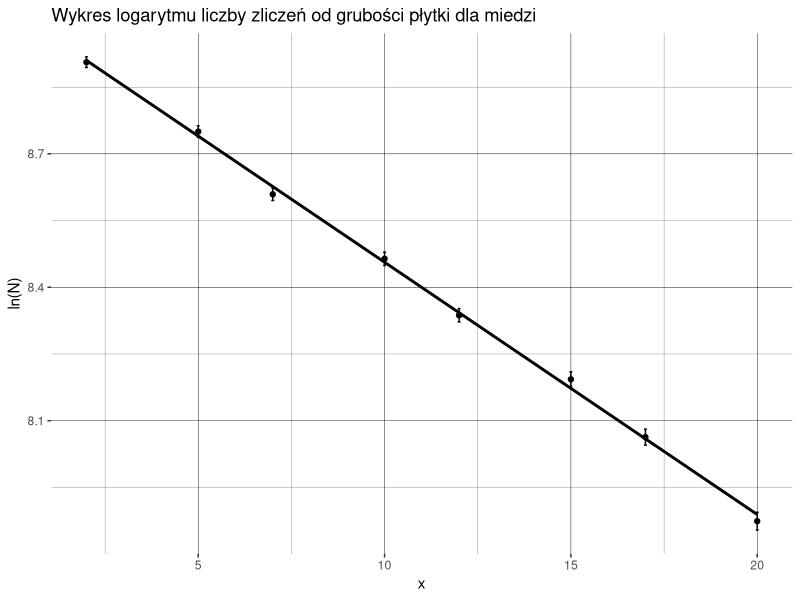
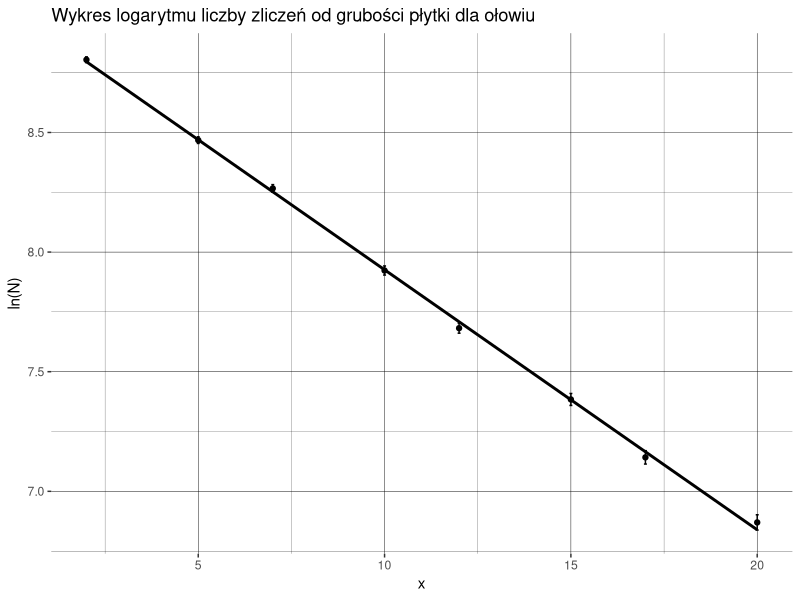
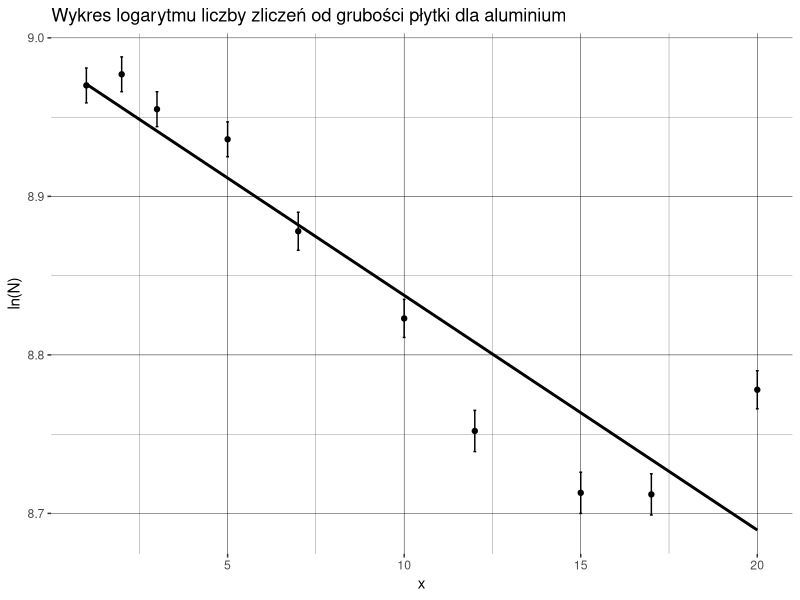
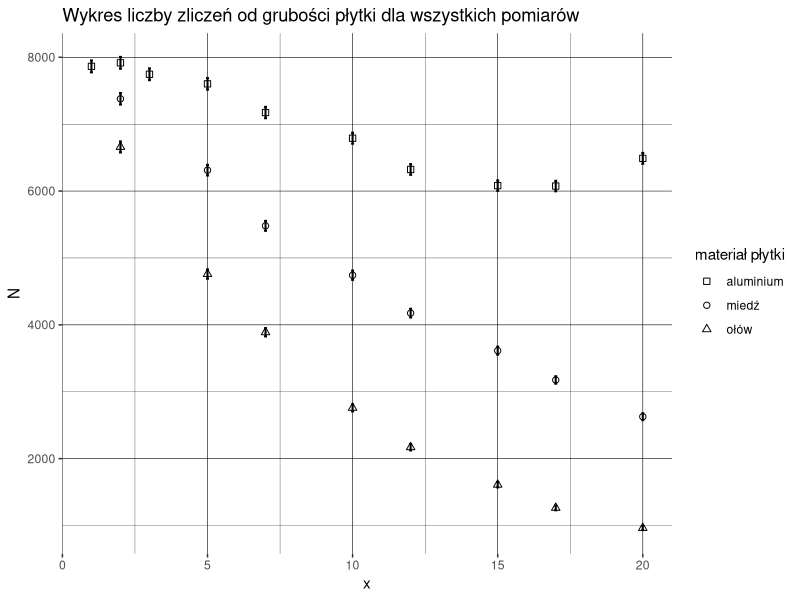
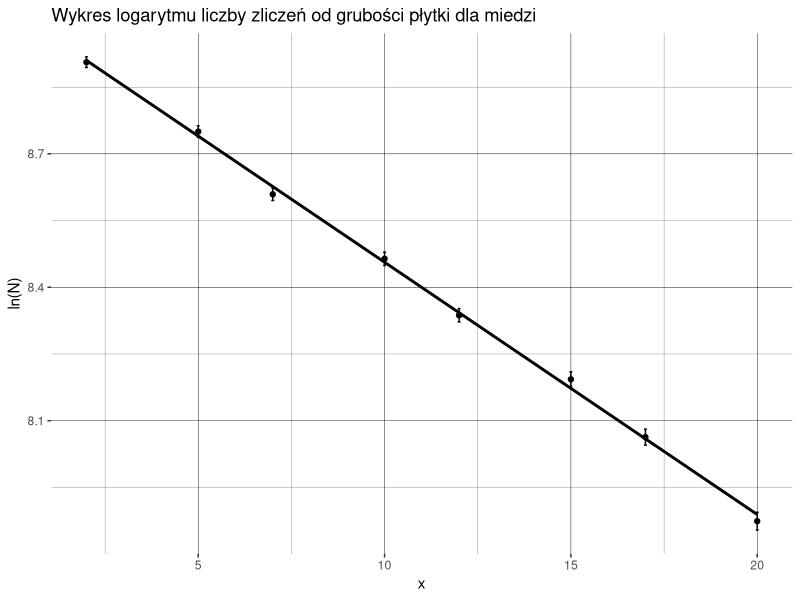
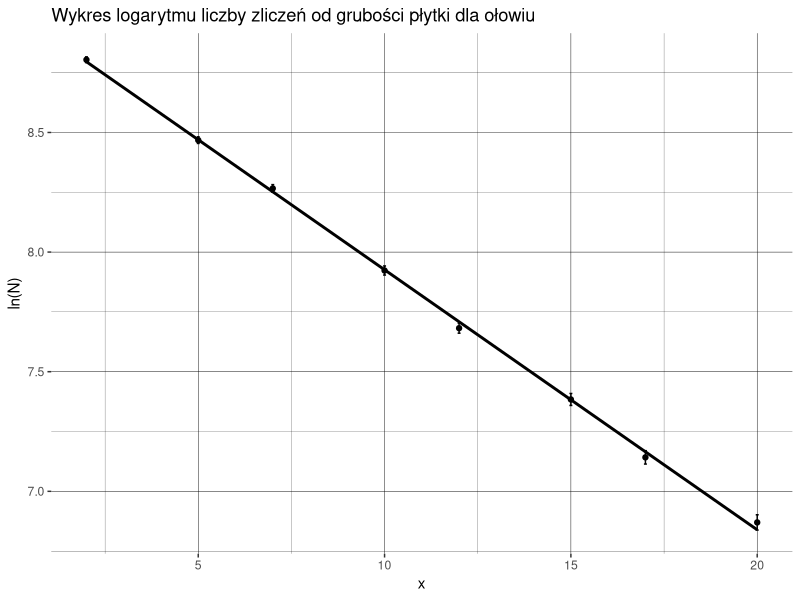
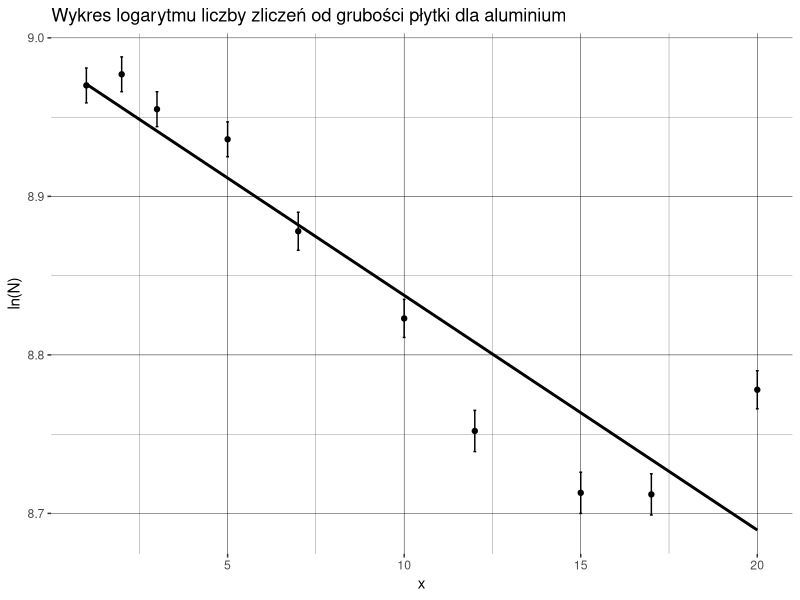
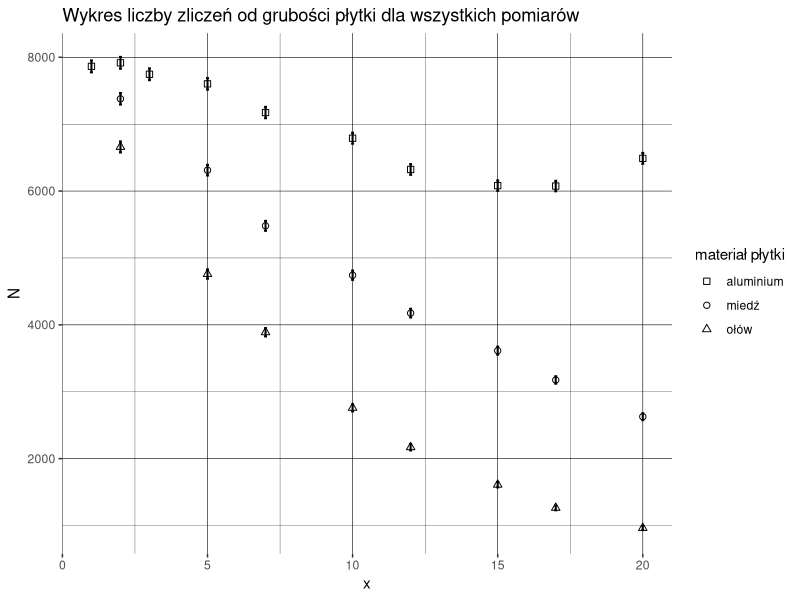

These figures' R source, in order:
library(dplyr)
library(ggplot2)
library(tidyr)

df_cu <- read.csv2("lab6/cu.csv")
df_pb <- read.csv2("lab6/pb.csv")
df_al <- read.csv2("lab6/al.csv")

round_uncertainty <- function(val, uncer) {
  round(val, -floor(log10(uncer)) + 1)
}

calc_log_and_uncert <- function(df) {
  df |>
    mutate(
      no = number,
      x = thickness,
      N = counts,
      u_N = sqrt(N),
      lnN = log(N),
      u_lnN = 1/u_N
    ) |>
    mutate(
      N = round_uncertainty(N, u_N),
      u_N = round_uncertainty(u_N, u_N),
      lnN = round_uncertainty(lnN, u_lnN),
      u_lnN = round_uncertainty(u_lnN, u_lnN),
    ) |>
    select(no, x, N, u_N, lnN, u_lnN)
}

save_table <- function(df, filename) {
df |>  
    write.table(file = paste("lab6/", filename, sep = ""),
                col.names = c("no", "d", "N", "uN", "lnN", "ulnN"),
                quote = FALSE, dec = ",", sep = "\t", row.names = FALSE,
                na = "")
}

proc_df_cu <- calc_log_and_uncert(df_cu)
proc_df_pb <- calc_log_and_uncert(df_pb)
proc_df_al <- calc_log_and_uncert(df_al)

save_table(proc_df_cu, "miedz.txt")
save_table(proc_df_pb, "olow.txt")
save_table(proc_df_al, "aluminium.txt")

log_plot <- function(df, title_suffix) {
  df |>
  ggplot(aes(x = x, y = lnN)) +
  geom_smooth(method = "lm", se = FALSE, colour = "black") +
  geom_point() +
  geom_errorbar(aes(ymin = lnN - u_lnN, ymax = lnN + u_lnN),
                width = 0.08, size = 0.5) +
  labs(
    y = "ln(N)",
    title = paste("Wykres logarytmu liczby zliczeń od grubości płytki",
                  title_suffix)
  ) +
  theme(
    panel.background = element_blank(),
    panel.grid = element_line(colour = "black", size = 0.15)
  )  
}

log_plot(proc_df_cu, "dla miedzi")
ggsave("lab6/dopasowanie_miedz.pdf", device = cairo_pdf,
       width = 10, height = 6)
log_plot(proc_df_pb, "dla ołowiu")
ggsave("lab6/dopasowanie_olow.pdf", device = cairo_pdf,
       width = 10, height = 6)
log_plot(proc_df_al, "dla aluminium")
ggsave("lab6/dopasowanie_aluminium.pdf", device = cairo_pdf,
       width = 10, height = 6)

bind_rows(
  proc_df_cu,
  proc_df_pb,
  proc_df_al,
  .id = "element"
) |>
  mutate(element = case_match(element,
                              "1" ~ "miedź",
                              "2" ~ "ołów",
                              "3" ~ "aluminium")) |>
  ggplot(aes(x = x, y = N, shape = element)) +
  geom_point(size = 1.8) +
  geom_errorbar(aes(ymin = N - u_N, ymax = N + u_N),
                width = 0.1, size = 0.7) +
  labs(
    title = "Wykres liczby zliczeń od grubości płytki dla wszystkich pomiarów",
    shape = "materiał płytki"
  ) +
  theme(
    panel.background = element_blank(),
    panel.grid = element_line(colour = "black", size = 0.2),
  ) +
  scale_shape_manual(values = c(0, 1, 2))

ggsave("lab6/zestawienie.pdf", device = cairo_pdf,
       width = 10, height = 6)

